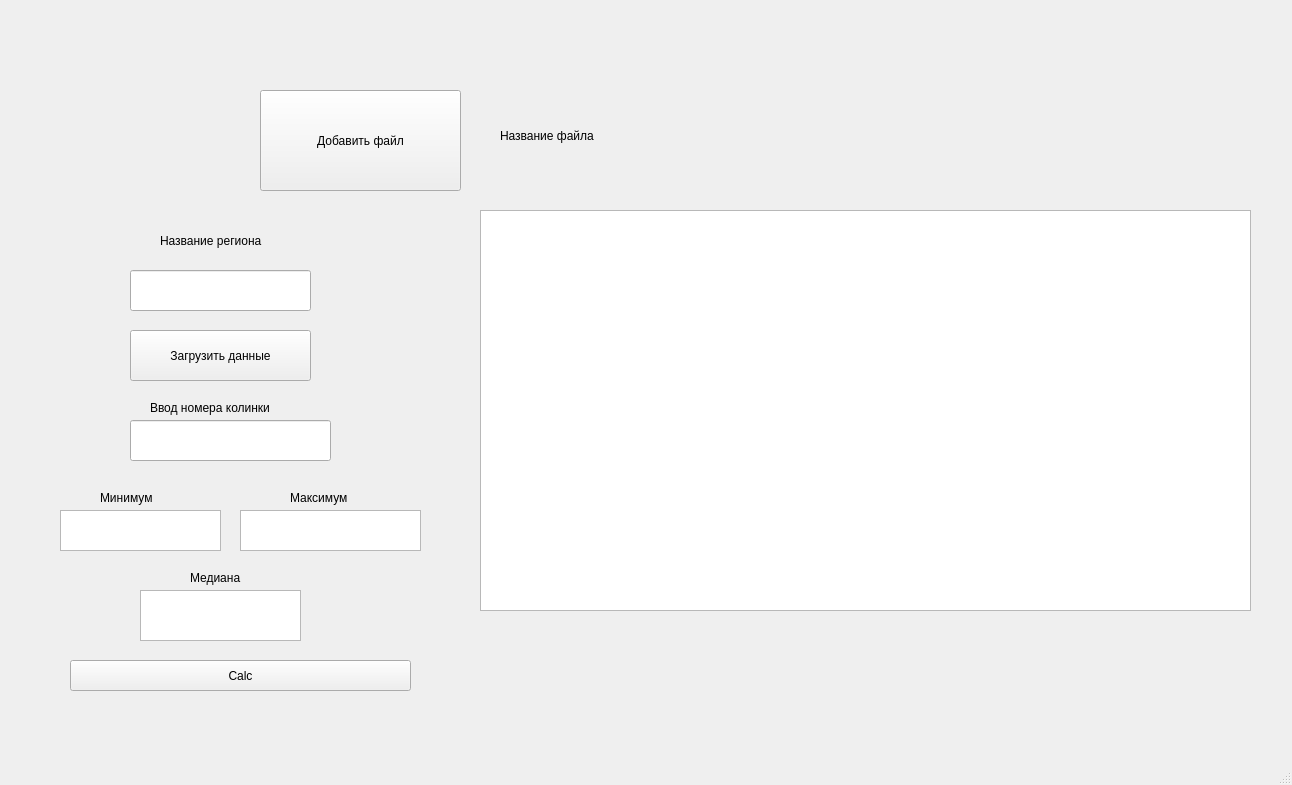
<?xml version="1.0" encoding="UTF-8"?>
<ui version="4.0">
 <class>MainWindow</class>
 <widget class="QMainWindow" name="MainWindow">
  <property name="geometry">
   <rect>
    <x>0</x>
    <y>0</y>
    <width>1292</width>
    <height>785</height>
   </rect>
  </property>
  <property name="windowTitle">
   <string>MainWindow</string>
  </property>
  <widget class="QWidget" name="centralwidget">
   <widget class="QPushButton" name="pushButtonAddFile">
    <property name="geometry">
     <rect>
      <x>260</x>
      <y>90</y>
      <width>201</width>
      <height>101</height>
     </rect>
    </property>
    <property name="text">
     <string>Добавить файл</string>
    </property>
   </widget>
   <widget class="QLabel" name="labelFileName">
    <property name="geometry">
     <rect>
      <x>500</x>
      <y>90</y>
      <width>751</width>
      <height>91</height>
     </rect>
    </property>
    <property name="text">
     <string>Название файла</string>
    </property>
   </widget>
   <widget class="QLabel" name="label_2">
    <property name="geometry">
     <rect>
      <x>160</x>
      <y>230</y>
      <width>151</width>
      <height>21</height>
     </rect>
    </property>
    <property name="text">
     <string>Название региона</string>
    </property>
   </widget>
   <widget class="QPushButton" name="pushButtonLoadData">
    <property name="geometry">
     <rect>
      <x>130</x>
      <y>330</y>
      <width>181</width>
      <height>51</height>
     </rect>
    </property>
    <property name="text">
     <string>Загрузить данные</string>
    </property>
   </widget>
   <widget class="QTableWidget" name="tableWidget">
    <property name="geometry">
     <rect>
      <x>480</x>
      <y>210</y>
      <width>771</width>
      <height>401</height>
     </rect>
    </property>
   </widget>
   <widget class="QLineEdit" name="lineRegion">
    <property name="geometry">
     <rect>
      <x>130</x>
      <y>270</y>
      <width>181</width>
      <height>41</height>
     </rect>
    </property>
   </widget>
   <widget class="QTextEdit" name="textMin">
    <property name="geometry">
     <rect>
      <x>60</x>
      <y>510</y>
      <width>161</width>
      <height>41</height>
     </rect>
    </property>
   </widget>
   <widget class="QTextEdit" name="textMax">
    <property name="geometry">
     <rect>
      <x>240</x>
      <y>510</y>
      <width>181</width>
      <height>41</height>
     </rect>
    </property>
   </widget>
   <widget class="QLabel" name="label">
    <property name="geometry">
     <rect>
      <x>150</x>
      <y>400</y>
      <width>181</width>
      <height>16</height>
     </rect>
    </property>
    <property name="text">
     <string>Ввод номера колинки</string>
    </property>
   </widget>
   <widget class="QLabel" name="label_3">
    <property name="geometry">
     <rect>
      <x>100</x>
      <y>490</y>
      <width>101</width>
      <height>16</height>
     </rect>
    </property>
    <property name="text">
     <string>Минимум</string>
    </property>
   </widget>
   <widget class="QLabel" name="label_4">
    <property name="geometry">
     <rect>
      <x>290</x>
      <y>490</y>
      <width>91</width>
      <height>16</height>
     </rect>
    </property>
    <property name="text">
     <string>Максимум</string>
    </property>
   </widget>
   <widget class="QLabel" name="labelAvage">
    <property name="geometry">
     <rect>
      <x>190</x>
      <y>570</y>
      <width>81</width>
      <height>16</height>
     </rect>
    </property>
    <property name="text">
     <string>Медиана</string>
    </property>
   </widget>
   <widget class="QTextEdit" name="textMediana">
    <property name="geometry">
     <rect>
      <x>140</x>
      <y>590</y>
      <width>161</width>
      <height>51</height>
     </rect>
    </property>
   </widget>
   <widget class="QPushButton" name="pushButtonCalc">
    <property name="geometry">
     <rect>
      <x>70</x>
      <y>660</y>
      <width>341</width>
      <height>31</height>
     </rect>
    </property>
    <property name="text">
     <string>Calc</string>
    </property>
   </widget>
   <widget class="QLineEdit" name="lineColumn">
    <property name="geometry">
     <rect>
      <x>130</x>
      <y>420</y>
      <width>201</width>
      <height>41</height>
     </rect>
    </property>
   </widget>
  </widget>
  <widget class="QMenuBar" name="menubar">
   <property name="geometry">
    <rect>
     <x>0</x>
     <y>0</y>
     <width>1292</width>
     <height>19</height>
    </rect>
   </property>
  </widget>
  <widget class="QStatusBar" name="statusbar"/>
 </widget>
 <resources/>
 <connections/>
</ui>
